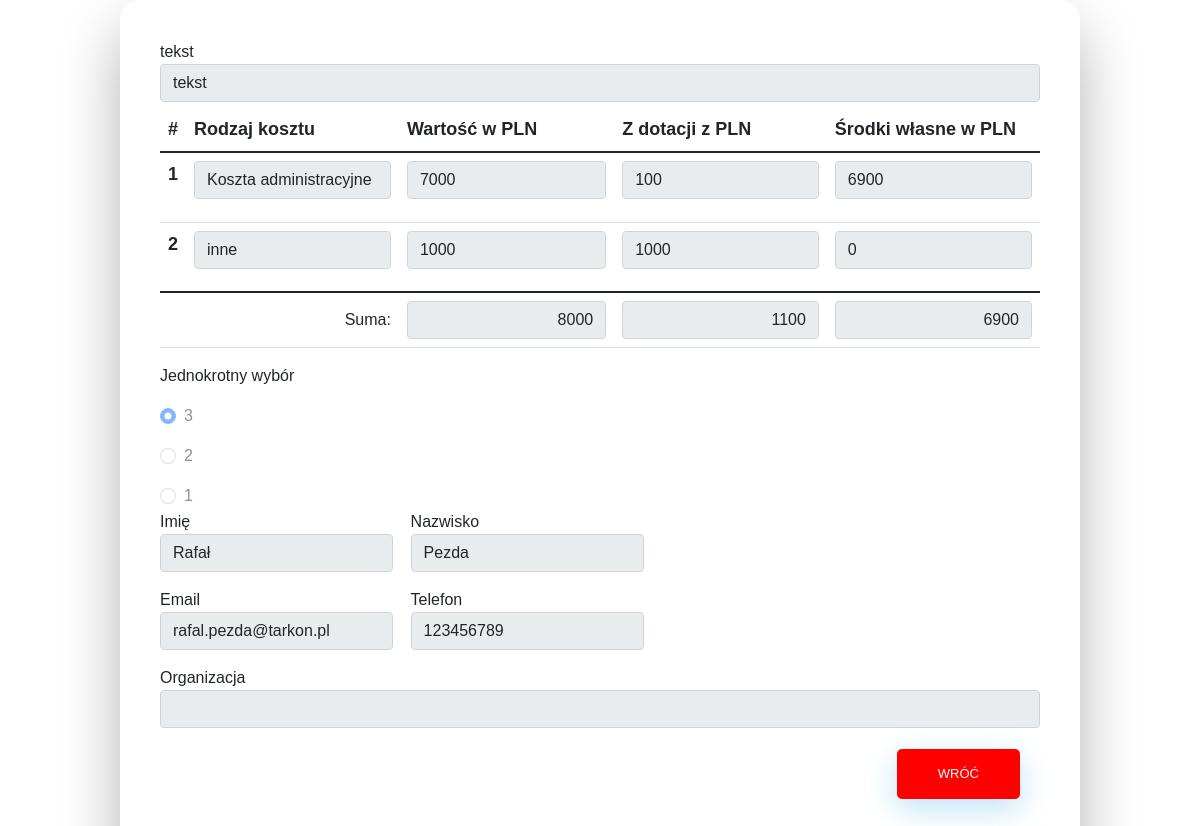
The app's page /formready/formsread.php?ID=58 (signed in) with its own data.
### tables this page shows
CREATE TABLE `answerconnect` (
  `answerconnectID` int(11) NOT NULL,
  `readyID` int(11) NOT NULL,
  `questID` int(11) NOT NULL,
  `tablerow` int(11) DEFAULT NULL,
  `answer` text DEFAULT NULL
);

### formready/formsread.php (the view, shortened to what this page needs)
<?php
if (isset($_GET['ID'])) {
    $id = $_GET['ID'];
}
?>
<!DOCTYPE html>
<html lang="PL">
<head>
    <link href="https://cdn.jsdelivr.net/npm/bootstrap@5.1.3/dist/css/bootstrap.min.css" rel="stylesheet"
>
    <link href="style.css" rel="stylesheet">
    <link href="https://cdn.datatables.net/v/bs5/dt-2.0.5/datatables.min.css" rel="stylesheet">
</head>
<body>
<div class="wrapper fadeInDown">
    <form id="form">
        <?php
        require_once("../dbconnect.php");
        $sql = "SELECT qu.questID, qu.quest,qu.type, q.`number`, q.`req` FROM `questconnect` q, `quest` qu, `application` a, readyapplication r WHERE q.applicationID=a.applicationID and q.questID=qu.questID and r.applicationID=a.applicationID and r.readyID=$id and qu.constant=0 order by number;";
        $result = $conn->query($sql);
        $number = 0;
        $columns = array();
        $table_opened4 = false;
        $table_opened5 = false;
        $table_opened6 = false;
        $table_opened7 = false;
        $req = 0;
        while ($row = $result->fetch_assoc()) {
            if ($row["type"] != 4 and $table_opened4) {
                $quest = $row['questID'];
                $sql1 = "SELECT a.`answerconnectID`,a.`readyID`, a.`questID`, a.`tablerow`, a.`answer` FROM `answerconnect` a, quest q, questconnect qu WHERE a.questID=q.questID and qu.questID=q.questID and qu.number=$number and readyID=$id and tablerow is not null order by tablerow, questid;";
                $result1 = $conn->query($sql1);
                $table = 0;
                echo '<table class="table"><thead><tr>';
                echo '<th scope="col">#</th>';
                foreach ($columns as $column) {
                    echo '<th scope="col">' . $column . '</th>';
                }
                echo '</tr></thead><tbody>';
                $up = 0;
                $down = 1;
                while ($row1 = $result1->fetch_assoc()) {
                    if ($down != $row1["tablerow"]) {
                        echo '</tr>';
                        $down = $row1["tablerow"];
                    }
                    if ($up != $row1["tablerow"]) {
                        echo '<tr>';
                        echo '<th scope="row">' . $row1["tablerow"] . '</th>';
                        $up = $row1["tablerow"];
                    }
                    echo '<td><input type="text" class="form-control" name="' . $number . '[]" value="' . $row1["answer"] . '" disabled';
                    if ($req == 1) {
                        echo ' required';
                    }
                    echo '
                    ></td>';
                }
                echo '</tbody></table>';
                $table_opened4 = false;
                unset($columns);
            } else if ($row["type"] != 7 and $table_opened7) {
                $sum1 = 0;
                $sum2 = 0;
                $sum3 = 0;
                $sql1 = "SELECT distinct a.`answerconnectID`,a.`readyID`, a.`questID`, a.`tablerow`, a.`answer` FROM `answerconnect` a, quest q, questconnect qu WHERE a.questID=q.questID and qu.questID=q.questID and qu.number=$number and readyID=$id and tablerow is not null and answer!='brak'  order by tablerow, questid;";
                $result1 = $conn->query($sql1);
                echo '<table class="table"><thead><tr>';
                echo '<th scope="col">#</th>';
                if (is_numeric(reset($columns))) {
                    $columns = array_reverse($columns);
                }
                $count = count($columns) - 2;
                for ($i = 0; $i < $count; $i++) {
                    echo '<th scope="col">' . $columns[$i] . '</th>';
                }
                echo '</tr></thead><tbody>';
                $up = 0;
                $i = 1;
                while ($row1 = $result1->fetch_assoc()) {
                    if ($up == 0) {
                        echo '<tr>';
                        echo '<th scope="row">' . $row1["tablerow"] . '</th>';
                        $up++;
                    }
                    if ($i > $count) {
                        $i = 1;
                        echo '<tr>';
                        echo '<th scope="row">' . $row1["tablerow"] . '</th>';
                        $up++;
                    }
                    if ($i == 2) {
                        $sum1 += (int)$row1["answer"];
                    } else if ($i == 3) {
                        $sum2 += (int)$row1["answer"];
                    } else if ($i == 4) {
                        $sum3 += (int)$row1["answer"];
                    }
                    echo '<td><input type="text" class="form-control" name="' . $number . '[]" value="' . $row1["answer"] . '" disabled></td>';
                    $i++;
                }
                echo '</tbody>
            <tfoot><td style="text-align: right;" colspan="2">Suma:</td><td><input style="text-align:right;" id="inputres3_' . $number . '" type="text" class="form-control" value="' . $sum1 . '" readonly>
                                                  </td><td><input style="text-align:right;" id="inputres2_' . $number . '" type="text" class="form-control" value="' . $sum2 . '" readonly></td>
                                                <td ><input style="text-align:right;" id="inputres1_' . $number . '" type="text" class="form-control" value="' . $sum3 . '" readonly></td></tfoot>
            </table>';
                $table_opened7 = false;
                unset($columns);
            }
            if ($row["type"] == 8) {
                $quest = $row['questID'];
                $sql1 = "SELECT `answerconnectID`,`readyID`, `questID`, `tablerow`, `answer` FROM `answerconnect` WHERE readyID = $id and questID = $quest";
                $result1 = $conn->query($sql1);
                while ($row1 = $result1->fetch_assoc()) {
                    $selected = $row1["answer"];
                    $tablerow = $row1["tablerow"];
                    if ($tablerow == 1) {
                        echo '<div class="mb-3" style="float:left;">
        <label for="exampleFormControlInput1" class="form - label">Imię</label>
        <input type="text" class="form-control" name="' . $row["number"] . ' " value="' . $selected . '" disabled';
                        if ($row["req"] == 1) {
                            echo ' required';
                        }
                        echo '>
      </div>';
                    } else if ($tablerow == 2) {
                        echo '<div class="mb-3" style="float:left; margin-left:2%;">
        <label for="exampleFormControlInput1" class="form - label">Nazwisko</label>
        <input type="text" class="form-control" name="' . $row["number"] . ' " value="' . $selected . '" disabled';
                        if ($row["req"] == 1) {
                            echo ' required';
                        }
                        echo '>
      </div> <div style="clear:both;"></div>';
                    } else if ($tablerow == 3) {
                        echo '<div class="mb-3" style="float:left;">
        <label for="exampleFormControlInput1" class="form - label">Email</label>
        <input type="text" class="form-control" name="' . $row["number"] . ' " value="' . $selected . '" disabled';
                        if ($row["req"] == 1) {
                            echo ' required';
                        }
                        echo '>
      </div>';
                    } else if ($tablerow == 4) {
                        echo '<div class="mb-3" style="float:left; margin-left:2%;">
        <label for="exampleFormControlInput1" class="form - label">Telefon</label>
        <input type="text" class="form-control" name="' . $row["number"] . ' " value="' . $selected . '" disabled';
                        if ($row["req"] == 1) {
                            echo ' required';
                        }
                        echo '>
      </div> <div style="clear:both;"></div>';
                    }
                }
            }
            if ($row["type"] == 9) {
                $organ = '';
                echo '<div class="mb-3">
        <label for="exampleFormControlInput1" class="form - label">Organizacja</label>
        <input type="text" class="form-control" name="' . $row["number"] . ' " value="' . $organ . '" disabled';
                if ($row["req"] == 1) {
                    echo ' required';
                }
                echo '>
      </div>';
            }
            if ($row["type"] == 3) {
                $quest = $row['questID'];
                $sql1 = "SELECT `answerconnectID`,`readyID`, `questID`, `tablerow`, `answer` FROM `answerconnect` WHERE readyID=$id and questID=$quest";
                $result1 = $conn->query($sql1);
                $selected = 0;
                while ($row1 = $result1->fetch_assoc()) {
                    $selected = $row1["answerconnectID"];
                    break;
                }
                if ($number != $row["number"] and $number != 0) {
                    echo "</p>";
                } else {
                    $number = $row["number"];
                }
                if ($number != $row["number"]) {
                    echo "<p>";
                }
                echo ' <div class="form-check">
        <input class="form-check-input" type = "radio" name = "' . $row["number"] . '" value = "' . $row["questID"] . '" disabled';
                if ($row["req"] == 1) {
                    echo ' required';
                }
                if ($selected != '0') {
                    echo ' checked';
                }
                echo ' >
        <label class="form-check-label" for="' . $row["number"] . '">
            ' . $row["quest"] . '
            </label >
      </div > ';
            } else if ($row["type"] == 0) {
                if ($number != $row["number"]) {
                    echo "<p > ";
                }
                echo "<div > " . $row["quest"];
            } else if ($row["type"] == 1) {
                $quest = $row['questID'];
                $sql1 = "SELECT `answerconnectID`,`readyID`, `questID`, `tablerow`, `answer` FROM `answerconnect` WHERE readyID = $id and questID = $quest";
                $result1 = $conn->query($sql1);
                $selected = 0;
                while ($row1 = $result1->fetch_assoc()) {
                    $selected = $row1["answer"];
                    break;
                }
                if ($number != $row["number"] and $number != 0) {
                    echo "</p > ";
                } else {
                    $number = $row["number"];
                }
                echo '<div class="mb - 3">
        <label for="exampleFormControlInput1" class="form - label">' . $row["quest"] . '</label>
        <textarea type="text" rows="1" id="exampleTextarea" class="form-control auto-resize res' . $row["number"] . '" name="' . $row["number"] . ' " disabled';
                if ($row["req"] == 1) {
                    echo ' required';
                }
                echo '>' . $selected . '</textarea>
      </div>';
            } else if ($row["type"] == 4 or $row["type"] == 5 or $row["type"] == 6 or $row["type"] == 7) {
                $req = $row["req"];
                $number = $row["number"];
                if ($row["type"] == 4) {
                    $table_opened4 = true;
                } else if ($row["type"] == 5) {
                    $table_opened5 = true;
                } else if ($row["type"] == 6) {
                    $table_opened6 = true;
                } else if ($row["type"] == 7) {
                    $table_opened7 = true;
                }
                $columns[] = $row["quest"];
            }
        }
        ?>
    </form>
    <div style="text-align: right;">
        <a href=" ../formready/formready.php"><input type="button" value="Wróć"
                                                     style="background-color: red;"></a>
    </div>
</div>
</body>
</html>

### formready/style.css (style rules this page uses)
body { font-family: "Poppins", sans-serif; height: 94vh; }
.wrapper { display: flex; flex-direction: column; justify-content: center; width: 80%; padding: 40px; -webkit-box-shadow: 0 30px 60px 0 rgba(0,0,0,0.3); margin-left: auto; margin-right: auto; border-radius:20px; }
.fadeInDown { -webkit-animation-name: fadeInDown; animation-name: fadeInDown; -webkit-animation-duration: 1s; animation-duration: 1s; -webkit-animation-fill-mode: both; animation-fill-mode: both; }
input[type=button], input[type=submit], input[type=reset] { background-color: #f19159; border: none; color: white; padding: 15px; width:14%; text-align: center; text-decoration: none; display: inline-block; text-transform: uppercase; font-size: 13px; -webkit-box-shadow: 0 10px 30px 0 rgba(95,186,233,0.4); box-shadow: 0 10px 30px 0 rgba(95,186,233,0.4); -webkit-border-radius: 5px 5px 5px 5px; border-radius: 5px 5px 5px 5px; margin: 5px 20px 40px 20px; -webkit-transition: all 0.3s ease-in-out; -moz-transition: all 0.3s ease-in-out; -ms-transition: all 0.3s ease-in-out; -o-transition: all 0.3s ease-in-out; transition: all 0.3s ease-in-out; }
.table tbody tr { font-size: 18px; height: 70px; }
.table thead tr { font-size: 18px; height: 50px; }

### formready/formsread.php (style rules this page uses)
.auto-resize { overflow: hidden; resize: none; box-sizing: border-box; width: 100%; min-height: calc(1.5em + 0.75rem + 2px); padding: 0.375rem 0.75rem; font-size: 1rem; line-height: 1.5; border: 1px solid #ced4da; border-radius: 0.25rem; }

### records on screen
answerconnect: answer "tekst"
answerconnect: tablerow "1", answer "Koszta administracyjne"
answerconnect: answer "7000"
answerconnect: answer "100"
answerconnect: answer "6900"
answerconnect: tablerow "2", answer "inne"
answerconnect: answer "1000"
answerconnect: answer "1000"
answerconnect: answer "0"
answerconnect: answerconnectID "☑"
answerconnect: answer "Rafał"
answerconnect: answer "Pezda"
answerconnect: answer "rafal.pezda@tarkon.pl"
answerconnect: answer "123456789"

### other values on screen
$row["quest"] "tekst"
$columns[$i] "Rodzaj kosztu"
$columns[$i] "Wartość w PLN"
$columns[$i] "Z dotacji z PLN"
$columns[$i] "Środki własne w PLN"
$row["quest"] "Jednokrotny wybór"
$row["quest"] "3"
$row["quest"] "2"
$row["quest"] "1"
